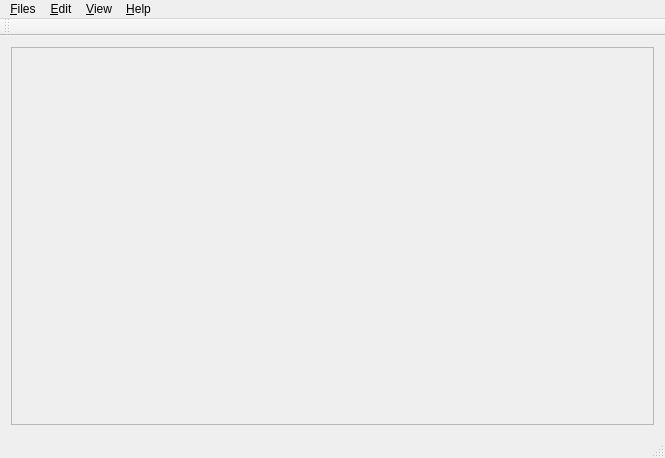
<?xml version="1.0" encoding="UTF-8"?>
<ui version="4.0">
 <class>MainWindow</class>
 <widget class="QMainWindow" name="MainWindow">
  <property name="geometry">
   <rect>
    <x>0</x>
    <y>0</y>
    <width>665</width>
    <height>458</height>
   </rect>
  </property>
  <property name="windowTitle">
   <string>MainWindow</string>
  </property>
  <widget class="QWidget" name="centralWidget">
   <layout class="QGridLayout" name="gridLayout">
    <item row="0" column="0">
     <widget class="PicturesScrollArea" name="scrollAreaPictures">
      <property name="sizePolicy">
       <sizepolicy hsizetype="Expanding" vsizetype="Expanding">
        <horstretch>0</horstretch>
        <verstretch>0</verstretch>
       </sizepolicy>
      </property>
      <property name="layoutDirection">
       <enum>Qt::LeftToRight</enum>
      </property>
      <property name="widgetResizable">
       <bool>true</bool>
      </property>
      <widget class="QWidget" name="scrollAreaWidgetContents">
       <property name="geometry">
        <rect>
         <x>0</x>
         <y>0</y>
         <width>647</width>
         <height>385</height>
        </rect>
       </property>
       <property name="sizePolicy">
        <sizepolicy hsizetype="Preferred" vsizetype="Preferred">
         <horstretch>0</horstretch>
         <verstretch>0</verstretch>
        </sizepolicy>
       </property>
      </widget>
     </widget>
    </item>
   </layout>
  </widget>
  <widget class="QMenuBar" name="menuBar">
   <property name="geometry">
    <rect>
     <x>0</x>
     <y>0</y>
     <width>665</width>
     <height>21</height>
    </rect>
   </property>
   <widget class="QMenu" name="menuOpen">
    <property name="title">
     <string>&amp;Files</string>
    </property>
    <addaction name="actionOpen"/>
    <addaction name="actionSave_Datetime"/>
    <addaction name="actionSave_Gps"/>
   </widget>
   <widget class="QMenu" name="menuEdit">
    <property name="title">
     <string>&amp;Edit</string>
    </property>
    <addaction name="actionNastavit_zpo_d_n"/>
    <addaction name="actionSynchronize_with_GPS_route"/>
   </widget>
   <widget class="QMenu" name="menuView">
    <property name="title">
     <string>&amp;View</string>
    </property>
    <widget class="QMenu" name="menuGpsFormat">
     <property name="title">
      <string>GPS format</string>
     </property>
     <addaction name="actionDegree"/>
     <addaction name="actionDegreeMin"/>
     <addaction name="actionDegreeMinSec"/>
    </widget>
    <widget class="QMenu" name="menuDateTimeFormat">
     <property name="title">
      <string>Date and time format</string>
     </property>
    </widget>
    <widget class="QMenu" name="menuDisplayedImageInformations">
     <property name="title">
      <string>Displayed informations about image</string>
     </property>
     <addaction name="actionDate_and_Time"/>
     <addaction name="actionLatitude_and_Longitude"/>
     <addaction name="actionAltitude"/>
    </widget>
    <addaction name="menuGpsFormat"/>
    <addaction name="menuDateTimeFormat"/>
    <addaction name="menuDisplayedImageInformations"/>
   </widget>
   <widget class="QMenu" name="menuHelp">
    <property name="title">
     <string>&amp;Help</string>
    </property>
    <addaction name="action_About"/>
   </widget>
   <addaction name="menuOpen"/>
   <addaction name="menuEdit"/>
   <addaction name="menuView"/>
   <addaction name="menuHelp"/>
  </widget>
  <widget class="QToolBar" name="mainToolBar">
   <attribute name="toolBarArea">
    <enum>TopToolBarArea</enum>
   </attribute>
   <attribute name="toolBarBreak">
    <bool>false</bool>
   </attribute>
  </widget>
  <widget class="QStatusBar" name="statusBar"/>
  <action name="actionNastavit_zpo_d_n">
   <property name="text">
    <string>Change picture time</string>
   </property>
  </action>
  <action name="actionOpen">
   <property name="icon">
    <iconset resource="geotagging.qrc">
     <normaloff>:/icons/openGps.png</normaloff>:/icons/openGps.png</iconset>
   </property>
   <property name="text">
    <string>Open</string>
   </property>
   <property name="shortcut">
    <string>Ctrl+O</string>
   </property>
  </action>
  <action name="actionSave_Datetime">
   <property name="text">
    <string>Save dates and times in pictures</string>
   </property>
  </action>
  <action name="actionSave_Gps">
   <property name="text">
    <string>Save gps in pictures</string>
   </property>
   <property name="shortcut">
    <string>Ctrl+S</string>
   </property>
  </action>
  <action name="actionDegreeMin">
   <property name="checkable">
    <bool>true</bool>
   </property>
   <property name="checked">
    <bool>true</bool>
   </property>
   <property name="text">
    <string>degrees minutes</string>
   </property>
  </action>
  <action name="actionDegree">
   <property name="checkable">
    <bool>true</bool>
   </property>
   <property name="text">
    <string>degrees </string>
   </property>
  </action>
  <action name="actionSynchronize_with_GPS_route">
   <property name="text">
    <string>Synchronize with GPS route</string>
   </property>
  </action>
  <action name="action_cs_CZ">
   <property name="checkable">
    <bool>true</bool>
   </property>
   <property name="text">
    <string>Čeština</string>
   </property>
  </action>
  <action name="action_en">
   <property name="checkable">
    <bool>true</bool>
   </property>
   <property name="text">
    <string>English</string>
   </property>
  </action>
  <action name="actionDegreeMinSec">
   <property name="checkable">
    <bool>true</bool>
   </property>
   <property name="text">
    <string>degrees minutes seconds</string>
   </property>
  </action>
  <action name="actionDate_and_Time">
   <property name="checkable">
    <bool>true</bool>
   </property>
   <property name="checked">
    <bool>true</bool>
   </property>
   <property name="text">
    <string>Date and Time</string>
   </property>
  </action>
  <action name="actionLatitude_and_Longitude">
   <property name="checkable">
    <bool>true</bool>
   </property>
   <property name="checked">
    <bool>true</bool>
   </property>
   <property name="text">
    <string>Latitude and Longitude</string>
   </property>
  </action>
  <action name="actionAltitude">
   <property name="checkable">
    <bool>true</bool>
   </property>
   <property name="checked">
    <bool>true</bool>
   </property>
   <property name="text">
    <string>Altitude</string>
   </property>
  </action>
  <action name="action_About">
   <property name="text">
    <string>&amp;About</string>
   </property>
   <property name="shortcut">
    <string>F1</string>
   </property>
  </action>
 </widget>
 <layoutdefault spacing="6" margin="11"/>
 <customwidgets>
  <customwidget>
   <class>PicturesScrollArea</class>
   <extends>QScrollArea</extends>
   <header>picturesscrollarea.h</header>
   <container>1</container>
  </customwidget>
 </customwidgets>
 <resources>
  <include location="geotagging.qrc"/>
 </resources>
 <connections/>
</ui>
